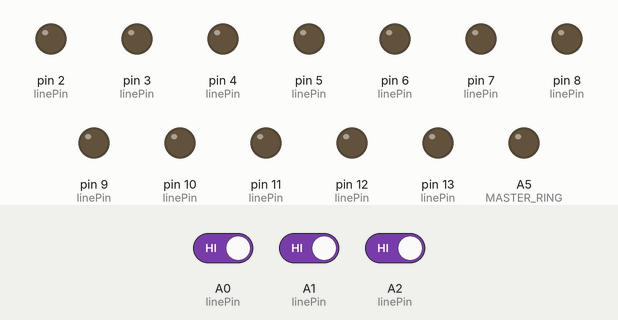
A sketch run on a simulated Arduino Uno, built with avr-gcc and run on an emulated ATmega328P. On the bench: output pins drawn as LEDs (lit = HIGH). The inputs (shaded band) are chosen by the test bench; at power-on: A0 (linePin) HIGH, A1 (linePin) HIGH, A2 (linePin) HIGH. What the sketch prints to the serial monitor is not drawn.

Above: at 1.2 s.
1.3 s: A0 (linePin) driven LOW
At 2.0 s:
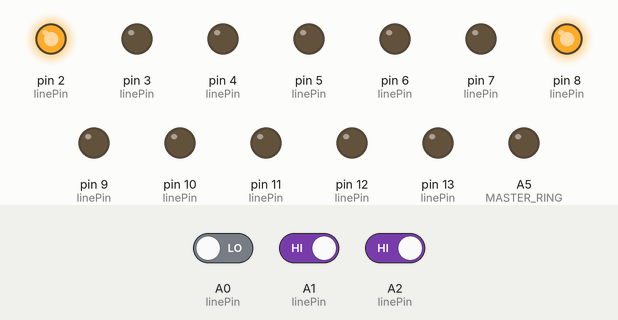
3.0 s: A0 (linePin) driven HIGH
5.9 s: A1 (linePin) driven LOW
At 6.3 s:
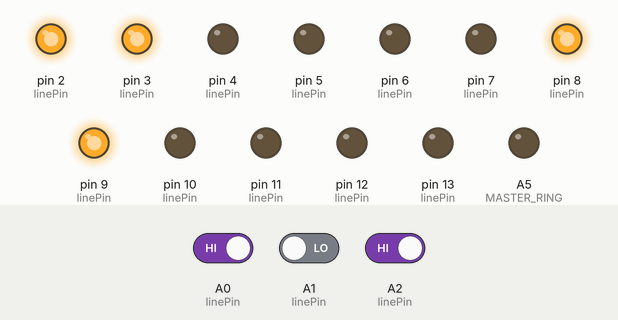
7.4 s: A1 (linePin) driven HIGH and A2 (linePin) driven LOW
At 10.4 s:
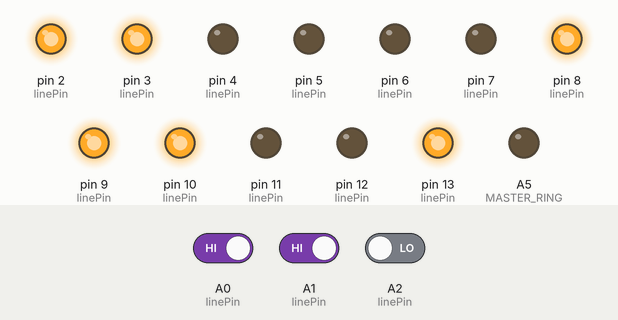
Timing chart, 0 to 11.4 s (numbered marks = the images above; inputs shaded):
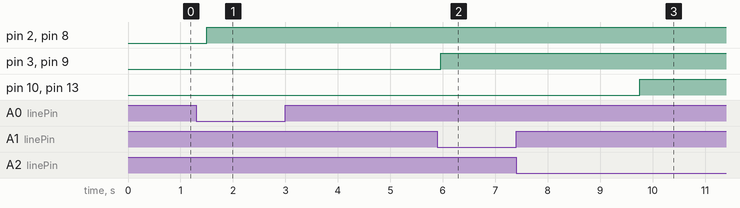

Measured:
- after the input at 1.3 s, pin 2 (linePin), pin 8 (linePin): LOW → HIGH after 0.20 s
- after the input at 3.0 s, every drawn part: stays the same
- after the input at 5.9 s, pin 3 (linePin), pin 9 (linePin): LOW → HIGH after 0.06 s
- after the input at 7.4 s, pin 10 (linePin), pin 13 (linePin): LOW → HIGH after 2.4 s

The sketch:

RTC.ino
```cpp
//Standard
#define RING_ON_TIME 1500 //ms
#define RING_OFF_TIME 3500 //ms
#define PULSE_WIDTH 100 //ms
#define PULSE_PAUSE 700 //ms
#define NUM_SIZE 3 //Number of digits in number

//Hardware definition
#define N_LINE 3

//Pins definition
#define MASTER_RING A5

typedef struct {
  int selector;
  int ring;
  int negative;
  int positive;
  int state;
} linepin_t;

const linepin_t linePin[N_LINE] = {
  {.selector= 2, .ring= 4, .negative= 6, .positive= 8, .state=A0},
  {.selector= 3, .ring= 5, .negative= 7, .positive= 9, .state=A1},
  {.selector=10, .ring=11, .negative=12, .positive=13, .state=A2}
};

//Lines number
int linesNum[N_LINE][NUM_SIZE] = {
  {5,8,8},//LUV
  {2,3,6},//BEN
  {5,9,6}//LYN
};

//Differents modes of a line
typedef enum {
  WAITING, RINGING, PTT, CONNECTED
} linemode_t;

//True if active, false if hung up
volatile bool linesState[N_LINE] = {false, false, false};

inline void setOutput(int pin){
  digitalWrite(pin, LOW);
  pinMode(pin, OUTPUT);
}

void printState(){
  for(int i=0; i<N_LINE; i++){
    Serial.println(String(i) + " is currently " + (linesState[i]?"active":"inactive"));
  }
  Serial.println();
}

void setLineMode(linemode_t lm, int lineA, int lineB=-1);


void setup() {

  //Setting up pins
  for(int i=0; i<N_LINE; i++){
    setOutput(linePin[i].selector);
    setOutput(linePin[i].ring);
    setOutput(linePin[i].negative);
    setOutput(linePin[i].positive);
    pinMode(linePin[i].state, INPUT_PULLUP);
  }
  setOutput(MASTER_RING);

  Serial.begin(115200);
  Serial.println("Small RTC, at your service !");
}

void loop() {
  int caller = -1;
  int called = -1;

  //printState();
  //delay(500);

  caller = getActiveLine();
  //A line is active !
  if(caller != -1){
    //Hello there
    Serial.println(String(caller) + " is here !");
    setLineMode(PTT, caller);
    delay(500); //waiting music

    //Dialling
    called = getDialedLine(caller);
    if(called != -1){
      Serial.println(String(caller) + " is calling " + String(called));

      //Ringing
      ringUntilResponse(called);

      if((linesState[caller] && linesState[called])){
        //Connect them
        Serial.println("connecting...");
        setLineMode(CONNECTED, caller, called);
        //Wait until end of the conversation
        delay(100);
        while(linesState[caller]){ //Because of the loop, we only need (and have to) check the caller
          refreshLinesState();
        }
      }

      //End
      Serial.println("End of the conversation");
      resetLines();

    } else
      Serial.println("Wrong number ?");
  }

}


void resetLines(){
  for(int i=0; i<N_LINE; i++){
    setLineMode(WAITING, i);
  }
}

bool refreshLinesState(){
  bool hasChanged=false;

  for(int i=0; i<N_LINE; i++){
    //Line is considered active if the maximum duration of time HIGH (inactive) is less than 10ms (50Hz).
    //This is like that to prevent false detect introduced by the ringing.
    unsigned long highTime = pulseIn(linePin[i].state, HIGH, 50e3);
    bool active = (highTime==0) ? (!digitalRead(linePin[i].state)) : (highTime < 10e3);
    //Serial.println(String(i) + " is high for "+String(highTime)+"us -> =0? "+String(highTime==0)+"  state: "+String(!digitalRead(linePin[i].state))+"  ==>"+String(active));
    if(linesState[i] != active)
      hasChanged = true;
    linesState[i] = active;
  }

  return hasChanged;
}

int getActiveLine(){
  int active = -1;

  refreshLinesState();

  for(int i=0; i<N_LINE; i++){
    if(linesState[i] == true)
      active = i;
  }

  return active;
}

void setLineMode(linemode_t lm, int lineA, int lineB){
  switch(lm){
    case WAITING:
      digitalWrite(linePin[lineA].selector, LOW);
      digitalWrite(linePin[lineA].ring, LOW);
      digitalWrite(linePin[lineA].negative, LOW);
      digitalWrite(linePin[lineA].positive, LOW);
    break;
    case RINGING:
      digitalWrite(linePin[lineA].selector, LOW);
      digitalWrite(linePin[lineA].ring, HIGH);
      digitalWrite(linePin[lineA].negative, LOW);
      digitalWrite(linePin[lineA].positive, LOW);
    break;
    case PTT:
      digitalWrite(linePin[lineA].selector, HIGH);
      digitalWrite(linePin[lineA].ring, LOW);
      digitalWrite(linePin[lineA].negative, LOW);
      digitalWrite(linePin[lineA].positive, HIGH);
    break;
    case CONNECTED:
      digitalWrite(linePin[lineA].selector, HIGH);
      digitalWrite(linePin[lineA].ring, LOW);
      digitalWrite(linePin[lineA].negative, LOW);
      digitalWrite(linePin[lineA].positive, HIGH);

      digitalWrite(linePin[lineB].selector, HIGH);
      digitalWrite(linePin[lineB].ring, LOW);
      digitalWrite(linePin[lineB].negative, HIGH);
      digitalWrite(linePin[lineB].positive, LOW);
    break;
  }
}


int getDialedDigit(int caller){
  bool done=false;
  long tps;
  int number=0;

  //Wait until begin of dialing
  while(!digitalRead(linePin[caller].state));
  delay(PULSE_WIDTH/8); //Force blind to avoid bouncing detection

  while(not done){
    tps=millis();

    number++;

    //HIGH state
    while(digitalRead(linePin[caller].state) && not done)
      done = millis() > (tps+PULSE_PAUSE);
    delay(PULSE_WIDTH/8); //Force blind to avoid bouncing detection

    //LOW state
    while(!digitalRead(linePin[caller].state) && not done)
      done = millis() > (tps+PULSE_PAUSE);
    delay(PULSE_WIDTH/8); //Force blind to avoid bouncing detection
  }

  if(number == 10) number=0;

  return number;
}

int searchPhoneBook(int number[NUM_SIZE]){
  for(int line=0; line<N_LINE; line++){

    bool match=true;
    for(int i=0; i<NUM_SIZE; i++){
      if(number[i] != linesNum[line][i]){
        match=false;
        break;
      }
    }

    if(match)
      return line;
  }

  return -1;
}

int getDialedLine(int caller){
  int called = -1;
  int number[NUM_SIZE] = {0};

  //called = (caller+1)%N_LINE;
  for(int i=0; i<NUM_SIZE; i++){
    number[i] = getDialedDigit(caller);
    Serial.print(number[i]);
  }
  Serial.println();

  called = searchPhoneBook(number);

  return called;
}


void ringUntilResponse(int line){
  bool hasChanged=false;
  bool ringing=false;
  long tps = millis();

  //refreshLinesState();
  setLineMode(RINGING, line);
  while(not hasChanged)
  {
    ringing = millis() < (tps+RING_ON_TIME);
    if(millis() > (tps+RING_ON_TIME+RING_OFF_TIME))
      tps = millis();

    hasChanged = refreshLinesState();

    digitalWrite(MASTER_RING, ringing);
  }
  digitalWrite(MASTER_RING, LOW);
  setLineMode(WAITING, line);
}
```
